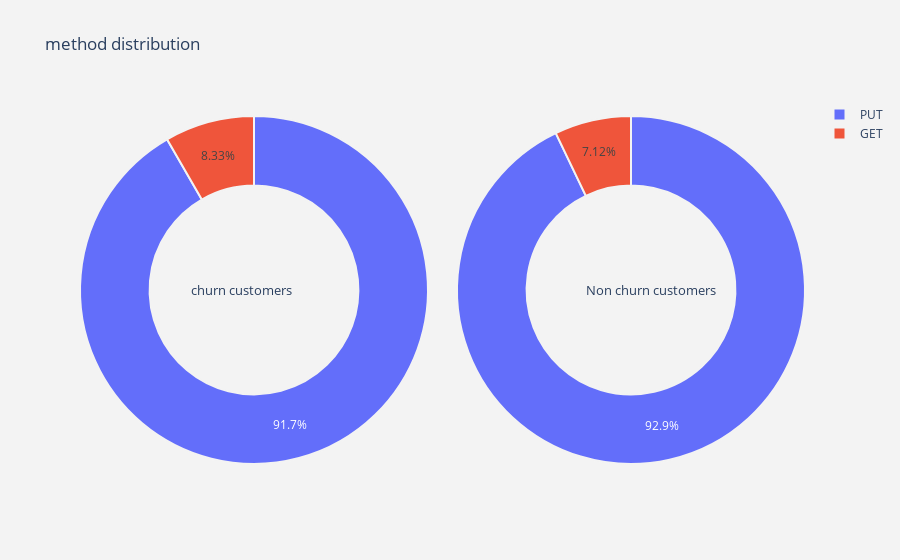

Write notebook code for a chart like this one.
### Code cell
plot_pie('method')

### Figure 1 — Plotly figure (JSON) as saved in the notebook; plotly's stock layout.template omitted (floating-point values rounded to 4 significant figures)
{"data": [{"domain": {"x": [0, 0.48]}, "hole": 0.6, "hoverinfo": "label+percent+name", "labels": ["PUT", "GET"], "marker": {"line": {"color": "rgb(243,243,243)", "width": 2}}, "name": "Churn Customers", "type": "pie", "values": [41127, 3737]}, {"domain": {"x": [0.52, 1]}, "hole": 0.6, "hoverinfo": "label+percent+name", "labels": ["PUT", "GET"], "marker": {"line": {"color": "rgb(243,243,243)", "width": 2}}, "name": "Non churn customers", "type": "pie", "values": [216543, 16588]}], "layout": {"annotations": [{"font": {"size": 13}, "showarrow": false, "text": "churn customers", "x": 0.15, "y": 0.5}, {"font": {"size": 13}, "showarrow": false, "text": "Non churn customers", "x": 0.88, "y": 0.5}], "paper_bgcolor": "rgb(243,243,243)", "plot_bgcolor": "rgb(243,243,243)", "title": {"text": "method distribution"}}}
